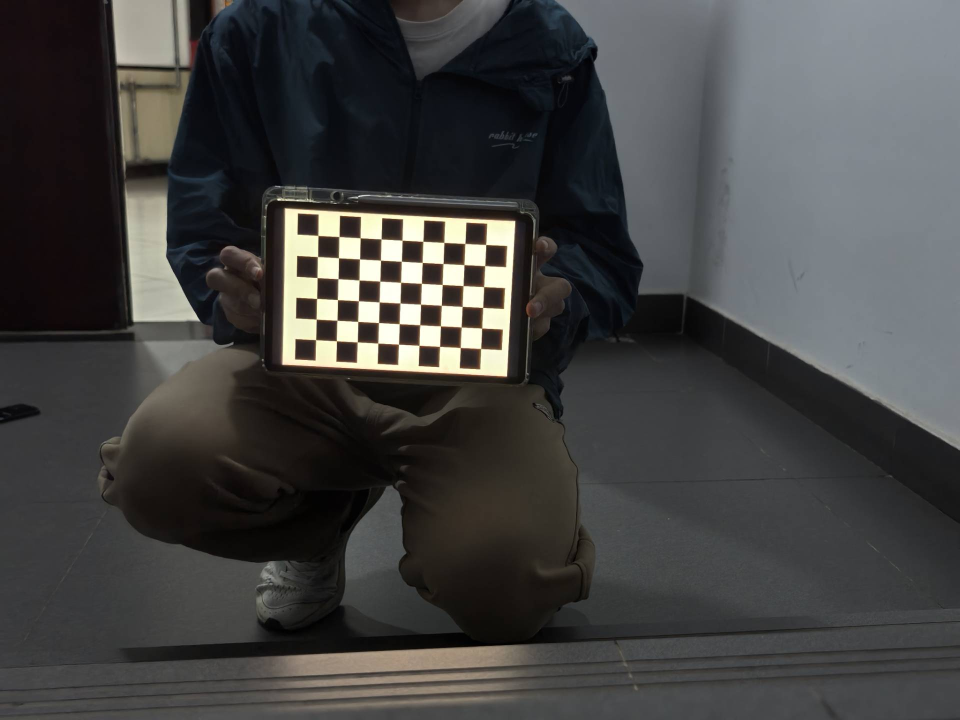
#> input picture Camera-Calibration-main/p1/1.jpg, 1920 x 1440 px (shown at 1/2 size); its folder holds only this picture in this run
$ python main.py
#> lines starting #> are read from the running program, lines starting #| are printed output that depends on the picture; after the words box and inside, x2 and y2 are one past the last pixel; in counts of white or black regions, pixels touching at a corner belong together; long printed decimals are rounded
import cv2
import numpy as np
import os
import matplotlib.pyplot as plt
from mpl_toolkits.mplot3d import Axes3D
import matplotlib
from matplotlib import rcParams

# 设置matplotlib支持中文
rcParams['font.family'] = 'SimHei'  # 使用支持中文的字体SimHei
rcParams['axes.unicode_minus'] = False  # 解决负号显示问题
# 图片在当前文件夹的位置
file_in = 'p1'  # 原始图片存放位置
file_out = 'p3'  # 最后图片的保存位置

# 创建输出目录（如果不存在）
if not os.path.exists(file_out):
    os.makedirs(file_out)

# 棋盘格模板规格，只算内角点个数，不算最外面的一圈点
w = 9
h = 6

# 找棋盘格角点
# 世界坐标系中的棋盘格点，在张正友标定法中认为Z = 0
# mgrid创建了大小为9×6×2的三维矩阵，在reshape成二维以后赋给objp，objp最后为(0,0,0), (1,0,0), (2,0,0) ....,(8,5,0)
objp = np.zeros((w * h, 3), np.float32)  # 大小为wh×3的0矩阵
objp[:, :2] = np.mgrid[0:w, 0:h].T.reshape(-1, 2)  # :2是因为认为Z=0
objpoints = []  # 储存在世界坐标系中的三维点
imgpoints = []  # 储存在图像平面的二维点

images = os.listdir(file_in)  # 读入图像序列
i = 0
img_h = 0
img_w = 0

# 算法迭代的终止条件，第一项表示迭代次数达到最大次数时停止迭代，第二项表示角点位置变化的最小值已经达到最小时停止迭代
criteria = (cv2.TERM_CRITERIA_EPS + cv2.TERM_CRITERIA_MAX_ITER, 30, 0.001)
for fname in images:
    img = cv2.imread(file_in + '/' + fname)
#> img is the input picture: shape (1440, 1920, 3); mean B, G, R 66.6, 67.2, 67.3
    if img is None:
        print(f"无法读取图像 {fname}，跳过")
        continue

    img_h = np.size(img, 0)
#> img_h = 1440
    img_w = np.size(img, 1)
#> img_w = 1920
    gray = cv2.cvtColor(img, cv2.COLOR_BGR2GRAY)  # RGB转灰度
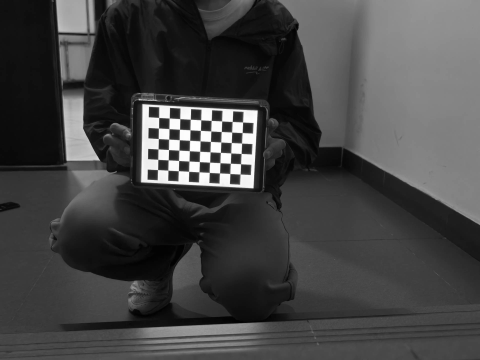
#> gray: shape (1440, 1920) (shown at 1/4 size); min 0, max 255, mean 67.2
    # 找到棋盘格角点，存放角点于corners，如果找到足够点对，将其存储起来，ret为非零值
    ret, corners = cv2.findChessboardCorners(gray, (w, h), None)
#> ret = True; corners = 54 rows, first 8: [636.6, 471.4], [678.6, 473.7], [720.9, 476.2], [762.7, 478.6], [804.6, 481], [846.3, 483], [888.3, 485.3], [930.5, 487.4]
    # 检测到角点后，进行亚像素级别角点检测，更新角点
    if ret == True:
        i += 1
        # 输入图像gray；角点初始坐标corners；搜索窗口为2*winsize+1；表示窗口的最小（-1.-1）表示忽略；求角点的迭代终止条件
        cv2.cornerSubPix(gray, corners, (11, 11), (-1, -1), criteria)
        objpoints.append(objp)  # 空间坐标
        imgpoints.append(corners)  # 角点坐标即图像坐标
        # 角点显示
        corners_img = img.copy()
        cv2.drawChessboardCorners(corners_img, (w, h), corners, ret)
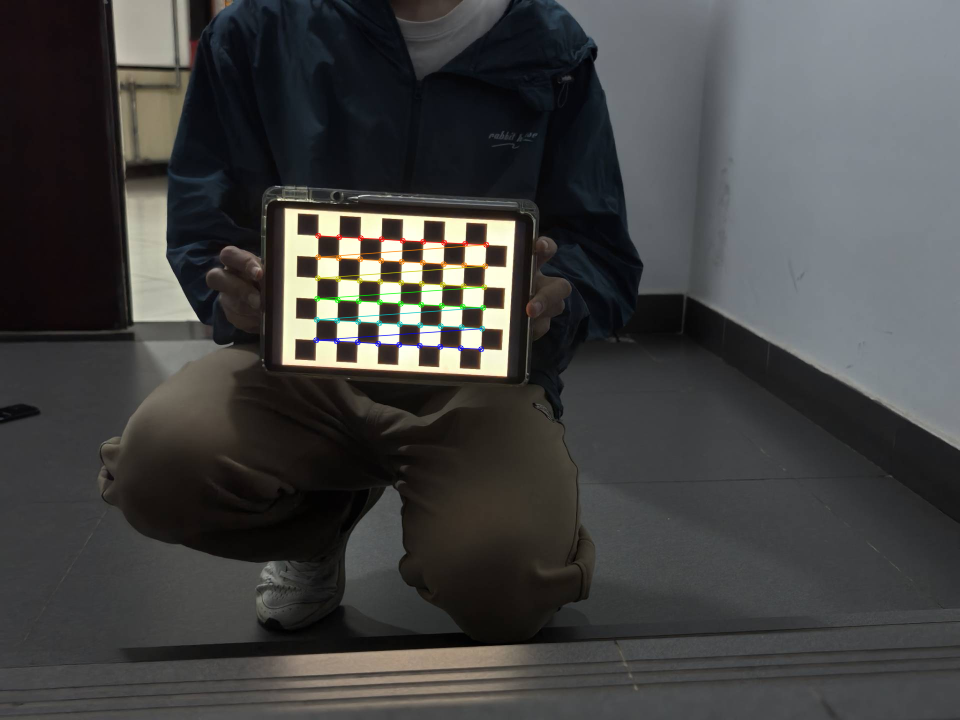
#> corners_img: shape (1440, 1920, 3) (shown at 1/2 size); 0.55% of pixels changed, all inside (x1, y1, x2, y2) = (626, 465, 979, 705)
        # cv2.imshow('findCorners', img)
        cv2.imwrite(file_out + '/print_corners' + str(i) + '.jpg', corners_img)
        # cv2.waitKey(10)
# cv2.destroyAllWindows()

"""
求解参数
输入：世界坐标系里的位置；像素坐标；图像的像素尺寸大小；
输出：
ret: 重投影误差；
mtx：内参矩阵；
dist：畸变系数；
rvecs：旋转向量 （外参数）；
tvecs：平移向量 （外参数）；
"""
ret, mtx, dist, rvecs, tvecs = cv2.calibrateCamera(objpoints, imgpoints, gray.shape[::-1], None, None)
#> ret = 0.144; mtx = [[2203.2, 0, 899.8], [0, 2201.4, 710.6], [0, 0, 1]]; dist = [[0.123, 10.15, -0.0117, -0.0204, -317.4]]; rvecs = ([0.136, 0.0566, 0.049],); tvecs = ([-6.25, -5.68, 53.08],)
print(("ret（重投影误差）:"), ret)
#| ret（重投影误差）: 0.1436
print(("mtx（内参矩阵）:\n"), mtx)
#| mtx（内参矩阵）:
#|  [[2.20317480e+03 0.00000000e+00 8.99813501e+02]
#|  [0.00000000e+00 2.20144126e+03 7.10604204e+02]
#|  [0.00000000e+00 0.00000000e+00 1.00000000e+00]]
print(("dist（畸变参数）:\n"), dist)  # 5个畸变参数，(k_1,k_2,p_1,p_2,k_3)
#| dist（畸变参数）:
#|  [[ 1.23218543e-01  1.01536744e+01 -1.17425503e-02 -2.04080034e-02
#|   -3.17414499e+02]]
print(("rvecs（旋转向量）:\n"), rvecs)
#| rvecs（旋转向量）:
#|  (array([[0.1362],
#|        [0.05657],
#|        [0.04904]]),)
print(("tvecs（平移向量）:\n"), tvecs)
#| tvecs（平移向量）:
#|  (array([[-6.246],
#|        [-5.685],
#|        [53.081]]),)

# 优化内参数和畸变系数
# 使用相机内参mtx和畸变系数dist，并使用cv.getOptimalNewCameraMatrix()
# 通过设定自由自由比例因子alpha。
# 当alpha设为0的时候，将会返回一个剪裁过的将去畸变后不想要的像素去掉的内参数和畸变系数；
# 当alpha设为1的时候，将会返回一系个包含额外黑色像素点的内参数和畸变数，并返回一个ROI用于将其剪裁掉。
newcameramtx, roi = cv2.getOptimalNewCameraMatrix(mtx, dist, (img_w, img_h), 0, (img_w, img_h))
#> newcameramtx has the same summary as mtx; roi = (0, 0, 1919, 1439)

# 矫正畸变
if len(images) > 0:
    img2 = cv2.imread(file_in + '/' + images[0])
    dst = cv2.undistort(img2, mtx, dist, None, newcameramtx)
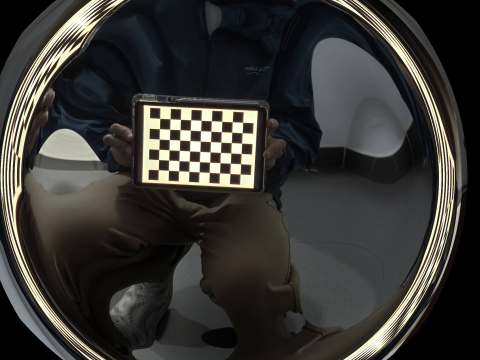
#> dst: shape (1440, 1920, 3) (shown at 1/4 size); mean B, G, R 51.5, 54.4, 55.6
    cv2.imwrite(file_out + '/calibresult.jpg', dst)
    print("newcameramtx（优化后相机内参）:\n", newcameramtx)
#| newcameramtx（优化后相机内参）:
#|  [[2.20317480e+03 0.00000000e+00 8.99813501e+02]
#|  [0.00000000e+00 2.20144126e+03 7.10604204e+02]
#|  [0.00000000e+00 0.00000000e+00 1.00000000e+00]]

# 反投影误差total_error,越接近0，说明结果越理想。
total_error = 0
for i in range(len(objpoints)):
    imgpoints2, _ = cv2.projectPoints(objpoints[i], rvecs[i], tvecs[i], mtx, dist)  # 计算三维点到二维图像的投影
    error = cv2.norm(imgpoints[i], imgpoints2, cv2.NORM_L2) / len(imgpoints2)  # 反投影得到的点与图像上检测到的点的误差
    total_error += error
#> this loop made 1 pass
#> (error, total_error) on pass 1: (0.0195, 0.0195)
#> after the loop, total_error = 0.0195
print(("total error: "), total_error / len(objpoints))  # 记平均
#| total error:  0.01955


# ------------- 以下是新增的增强现实功能代码 -------------

def get_projection_matrix(camera_matrix, rvec, tvec):
    """
    计算完整的投影矩阵 P = K[R|t]

    参数:
    camera_matrix - 相机内参矩阵
    rvec - 旋转向量
    tvec - 平移向量

    返回:
    projection_matrix - 3x4投影矩阵
    """
    # 将旋转向量转换为旋转矩阵
    rotation_matrix, _ = cv2.Rodrigues(rvec)

    # 构建外参矩阵 [R|t]
    extrinsic = np.hstack((rotation_matrix, tvec.reshape(-1, 1)))

    # 计算投影矩阵
    projection_matrix = np.dot(camera_matrix, extrinsic)
    return projection_matrix, rotation_matrix, tvec


def create_cube_points(size, position):
    """
    创建1:1:1立方体的顶点

    参数:
    size - 立方体边长
    position - 立方体在棋盘格坐标系中的位置 [x,y,z]

    返回:
    cube_points - 8个顶点的3D坐标
    """
    cube = np.array([
        [0, 0, 0],  # 0: 左下前
        [size, 0, 0],  # 1: 右下前
        [size, size, 0],  # 2: 右上前
        [0, size, 0],  # 3: 左上前
        [0, 0, size],  # 4: 左下后
        [size, 0, size],  # 5: 右下后
        [size, size, size],  # 6: 右上后
        [0, size, size]  # 7: 左上后
    ], dtype=np.float32)

    # 添加位置偏移
    cube[:, 0] += position[0]
    cube[:, 1] += position[1]
    cube[:, 2] += position[2]

    return cube


def project_cube(cube_points, camera_matrix, rvec, tvec, dist_coeffs):
    """
    将立方体投影到图像平面

    参数:
    cube_points - 立方体的3D顶点
    camera_matrix - 相机内参
    rvec - 旋转向量
    tvec - 平移向量
    dist_coeffs - 畸变系数

    返回:
    cube_2d - 投影后的2D点坐标
    """
    cube_2d, _ = cv2.projectPoints(cube_points, rvec, tvec, camera_matrix, dist_coeffs)
    return cube_2d.reshape(-1, 2)


def draw_cube(img, cube_2d, color=(0, 0, 255), thickness=2):
    """
    在图像上绘制立方体

    参数:
    img - 输入图像
    cube_2d - 立方体顶点的2D坐标
    color - 立方体颜色，默认红色 (BGR)
    thickness - 线条粗细

    返回:
    result_img - 绘制了立方体的图像
    """
    result_img = img.copy()

    # 定义立方体的边
    edges = [
        (0, 1), (1, 2), (2, 3), (3, 0),  # 底面
        (4, 5), (5, 6), (6, 7), (7, 4),  # 顶面
        (0, 4), (1, 5), (2, 6), (3, 7)  # 连接边
    ]

    # 将点转换为整数
    cube_2d_int = cube_2d.astype(np.int32)

    # 绘制边
    for edge in edges:
        pt1 = tuple(cube_2d_int[edge[0]])
        pt2 = tuple(cube_2d_int[edge[1]])
        cv2.line(result_img, pt1, pt2, color, thickness)

    # 绘制面（半透明）
    faces = [
        [0, 1, 2, 3],  # 底面
        [4, 5, 6, 7],  # 顶面
        [0, 1, 5, 4],  # 前面
        [2, 3, 7, 6],  # 后面
        [0, 3, 7, 4],  # 左面
        [1, 2, 6, 5]  # 右面
    ]

    # 创建一个覆盖层绘制半透明面
    overlay = result_img.copy()
    for face in faces:
        pts = np.array([cube_2d_int[i] for i in face])
        cv2.fillPoly(overlay, [pts], color)

    # 混合图像以获得半透明效果
    alpha = 0.3  # 透明度
    result_img = cv2.addWeighted(overlay, alpha, result_img, 1 - alpha, 0)

    return result_img


# [54 lines left out: function visualize_3d_cube, not called in this run]


# 生成增强现实图像
print("\n创建增强现实图像...")

# 选择至少3个不同角度
# 如果检测到的图像少于3个，我们使用所有可用的图像
selected_indices = list(range(min(3, len(objpoints))))
#> selected_indices = [0]
cube_size = 1.0  # 1:1:1立方体边长

# 我们选择三个不同的立方体位置来展示
cube_positions = [
    [4, 3, 0],  # 中心位置（正好在棋盘格上）
    [2, 1, 0],  # 左下位置
    [6, 4, 0]  # 右上位置
]

# 为每个选择的视角生成增强现实图像
for i, idx in enumerate(selected_indices):
    # 确保索引有效
    if idx >= len(images):
        print(f"警告：索引 {idx} 超出范围，跳过")
        continue

    # 读取图像
    img_path = file_in + '/' + images[idx]
#> img_path = 'p1/1.jpg'
    img = cv2.imread(img_path)
    if img is None:
        print(f"无法读取图像 {img_path}，跳过")
        continue

    # 选择立方体位置（使用循环位置）
    position = cube_positions[i % len(cube_positions)]
#> position = [4, 3, 0]

    # 创建立方体
    cube_points = create_cube_points(cube_size, position)
#> cube_points = [[4, 3, 0], [5, 3, 0], [5, 4, 0], [4, 4, 0], [4, 3, 1], [5, 3, 1], [5, 4, 1], [4, 4, 1]]

    # 计算投影矩阵
    proj_matrix, rotation_matrix, t_vec = get_projection_matrix(mtx, rvecs[idx], tvecs[idx])
#> in get_projection_matrix, `rotation_matrix, _ = cv2.Rodrigues(rvec)`: rotation_matrix = [[0.997, -0.045, 0.0597], [0.0527, 0.99, -0.134], [-0.053, 0.137, 0.989]]
#> in get_projection_matrix, `extrinsic = np.hstack((rotation_matrix, tvec.reshape(-1, 1)))`: extrinsic = [[0.997, -0.045, 0.0597, -6.25], [0.0527, 0.99, -0.134, -5.68], [-0.053, 0.137, 0.989, 53.08]]
#> in get_projection_matrix, `projection_matrix = np.dot(camera_matrix, extrinsic)`: projection_matrix = [[2149.3, 24.13, 1021.5, 34002.9], [78.32, 2275.8, 407.4, 25204.7], [-0.053, 0.137, 0.989, 53.08]]
#> proj_matrix has the same summary as projection_matrix in get_projection_matrix; t_vec = [-6.25, -5.68, 53.08]
    print(f"\n视角 {i + 1} 投影矩阵:")
#| 视角 1 投影矩阵:
    print(proj_matrix)
#| [[ 2.14930886e+03  2.41321366e+01  1.02153443e+03  3.40029118e+04]
#|  [ 7.83167545e+01  2.27578565e+03  4.07391842e+02  2.52046979e+04]
#|  [-5.30145870e-02  1.37000585e-01  9.89151300e-01  5.30813250e+01]]

    # 投影立方体
    cube_2d = project_cube(cube_points, mtx, rvecs[idx], tvecs[idx], dist)
#> in project_cube, `cube_2d, _ = cv2.projectPoints(cube_points, rvec, tvec, camera_matrix,..`: cube_2d = [[800.4, 606.6], [841.8, 608.8], [840.2, 650.1], [798.9, 647.9], [804.6, 603], [845.3, 605.2], [843.7, 645.7], [803.1, 643.6]]

    print(f"\n视角 {i + 1} 立方体3D位置:")
#| 视角 1 立方体3D位置:
    print(cube_points)
#| [[4. 3. 0.]
#|  [5. 3. 0.]
#|  [5. 4. 0.]
#|  [4. 4. 0.]
#|  [4. 3. 1.]
#|  [5. 3. 1.]
#> (further printed lines are left out)
    print(f"\n视角 {i + 1} 立方体2D投影位置:")
#| 视角 1 立方体2D投影位置:
    print(cube_2d)
#| [[800.3595  606.5953 ]
#|  [841.8099  608.821]
#|  [840.1926  650.0813 ]
#|  [798.8773  647.8661 ]
#|  [804.605   603.029]
#|  [845.2946  605.212]
#> (further printed lines are left out)

    # 绘制立方体
    ar_img = draw_cube(img, cube_2d)
#> in draw_cube, `cube_2d_int = cube_2d.astype(np.int32)`: cube_2d_int = [[800, 606], [841, 608], [840, 650], [798, 647], [804, 603], [845, 605], [843, 645], [803, 643]]
#> the loop in draw_cube, `for edge in edges:` made 12 passes
#> (pt1, pt2) on passes 1 to 8: ((800, 606), (841, 608)), ((841, 608), (840, 650)), ((840, 650), (798, 647)), ((798, 647), (800, 606)), ((804, 603), (845, 605)), ((845, 605), (843, 645)), ((843, 645), (803, 643)), ((803, 643), (804, 603))
#> the loop in draw_cube, `for face in faces:` made 6 passes
#> pts on passes 1 to 6: [[800, 606], [841, 608], [840, 650], [798, 647]], [[804, 603], [845, 605], [843, 645], [803, 643]], [[800, 606], [841, 608], [845, 605], [804, 603]], [[840, 650], [798, 647], [803, 643], [843, 645]], [[800, 606], [798, 647], [803, 643], [804, 603]], [[841, 608], [840, 650], [843, 645], [845, 605]]
#> after the loop in draw_cube, `for face in faces:`:
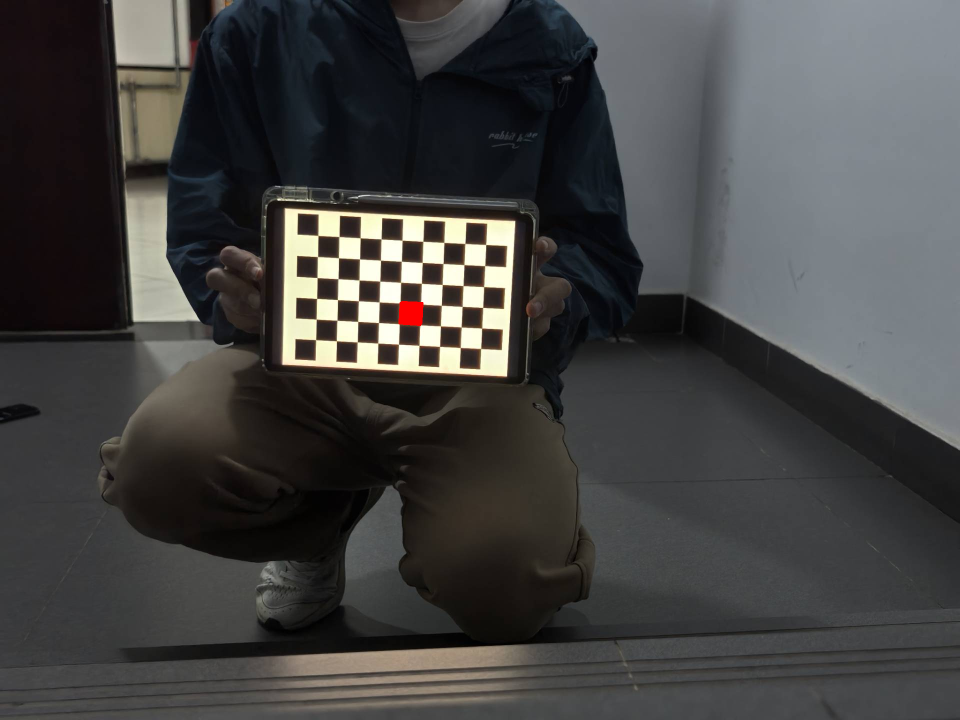
#> overlay: shape (1440, 1920, 3) (shown at 1/2 size); mean B, G, R 66.5, 67, 67.4

    # 保存增强现实图像
    ar_img_path = file_out + f"/ar_image_{i + 1}.jpg"
#> ar_img_path = 'p3/ar_image_1.jpg'
    cv2.imwrite(ar_img_path, ar_img)
    print(f"增强现实图像已保存到 {ar_img_path}")
#| 增强现实图像已保存到 p3/ar_image_1.jpg

    # 创建结果可视化
    plt.figure(figsize=(15, 10))

    # 原始图像
    plt.subplot(221)
    plt.imshow(cv2.cvtColor(img, cv2.COLOR_BGR2RGB))
    plt.title(f'视角 {i + 1} - 原始图像')
    plt.axis('off')

    # 增强现实图像
    plt.subplot(222)
    plt.imshow(cv2.cvtColor(ar_img, cv2.COLOR_BGR2RGB))
    plt.title(f'视角 {i + 1} - 增强现实图像')
    plt.axis('off')

    # 3D立方体可视化
    ax = plt.subplot(223, projection='3d')
    # 绘制立方体
    edges = [
        (0, 1), (1, 2), (2, 3), (3, 0),  # 底面
        (4, 5), (5, 6), (6, 7), (7, 4),  # 顶面
        (0, 4), (1, 5), (2, 6), (3, 7)  # 连接边
    ]
    for edge in edges:
        xs = [cube_points[edge[0], 0], cube_points[edge[1], 0]]
        ys = [cube_points[edge[0], 1], cube_points[edge[1], 1]]
        zs = [cube_points[edge[0], 2], cube_points[edge[1], 2]]
        ax.plot(xs, ys, zs, 'r-', linewidth=2)
#> this loop made 12 passes
#> (xs, ys, zs) on passes 1 to 8: ([4, 5], [3, 3], [0, 0]), ([5, 5], [3, 4], [0, 0]), ([5, 4], [4, 4], [0, 0]), ([4, 4], [4, 3], [0, 0]), ([4, 5], [3, 3], [1, 1]), ([5, 5], [3, 4], [1, 1]), ([5, 4], [4, 4], [1, 1]), ([4, 4], [4, 3], [1, 1])

    ax.set_xlabel('X')
    ax.set_ylabel('Y')
    ax.set_zlabel('Z')
    ax.set_title(f'视角 {i + 1} - 3D立方体')

    # 标定参数
    plt.subplot(224)
    plt.axis('off')
    param_text = (
        f"相机内参矩阵:\n{np.round(mtx, 2)}\n\n"
        f"立方体位置: {position}\n\n"
        f"投影矩阵:\n{np.round(proj_matrix, 2)}"
    )
    plt.text(0.5, 0.5, param_text, ha='center', va='center', fontsize=10,
             bbox=dict(boxstyle="round,pad=0.5", facecolor="lightgray", alpha=0.5),
             family='monospace', multialignment='left', transform=plt.gca().transAxes)

    # 保存可视化结果
    result_path = file_out + f"/result_visualization_{i + 1}.jpg"
#> result_path = 'p3/result_visualization_1.jpg'
    plt.tight_layout()
    plt.savefig(result_path)
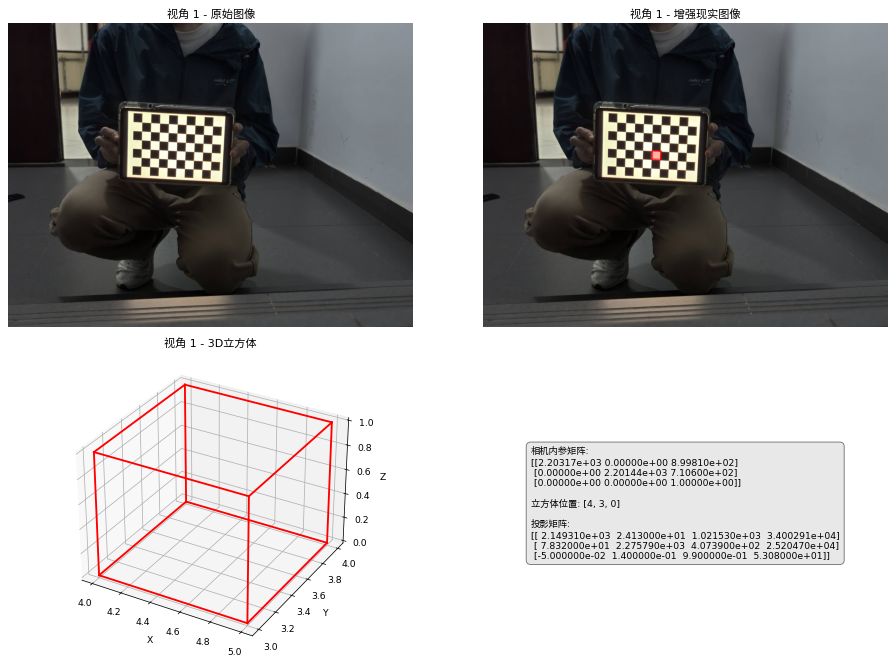
#> figure drawn by matplotlib, 3 panels
    # plt.show()  # 如果要显示图像，请取消注释
    plt.close()
    print(f"结果可视化已保存到 {result_path}")
#| 结果可视化已保存到 p3/result_visualization_1.jpg

print("\n增强现实任务完成！")
print(f"所有结果文件已保存到 {file_out} 目录。")
